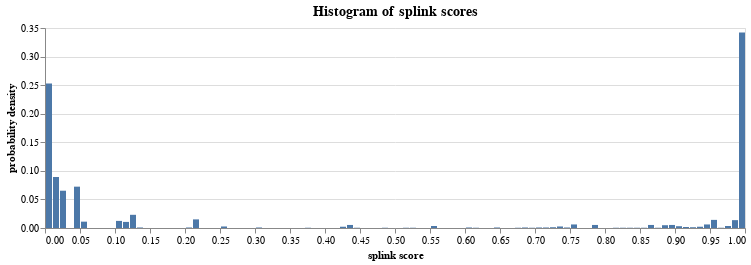

The cell this chart's notebook holds for it:
### Markdown cell above
We can plot a histogram of the splink match probility.  This chart shows that, for the majority of record comparisons, the match score is estimated to be close to 0 or 1.  This indicates that there are few pairs of records where we are unsure whether it's a match or not.

### Code cell
from splink.diagnostics import splink_score_histogram
splink_score_histogram(df_e, spark, 100)

### Figure 1 — Vega-Lite specification as saved in the notebook (floating-point values rounded to 4 significant figures)
{"$schema": "https://vega.github.io/schema/vega-lite/v4.8.1.json", "config": {"title": {"fontSize": 14}, "view": {"continuousHeight": 300, "continuousWidth": 400}}, "data": {"name": "data-1d97dabf0506b8a6531e5293b78b78aa"}, "datasets": {"data-1d97dabf0506b8a6531e5293b78b78aa": [{"binwidth": 0.01, "count_rows": 570, "freqdensity": 57000, "normalised": 0.253, "splink_score_bin_high": 0.01, "splink_score_bin_low": 0}, {"binwidth": 0.01, "count_rows": 201, "freqdensity": 20100, "normalised": 0.08921, "splink_score_bin_high": 0.02, "splink_score_bin_low": 0.01}, {"binwidth": 0.01, "count_rows": 147, "freqdensity": 14700.0, "normalised": 0.06525, "splink_score_bin_high": 0.03, "splink_score_bin_low": 0.02}, {"binwidth": 0.01, "count_rows": 0, "freqdensity": 0, "normalised": 0, "splink_score_bin_high": 0.04, "splink_score_bin_low": 0.03}, {"binwidth": 0.01, "count_rows": 163, "freqdensity": 16300.0, "normalised": 0.07235, "splink_score_bin_high": 0.05, "splink_score_bin_low": 0.04}, {"binwidth": 0.01, "count_rows": 25, "freqdensity": 2500.0, "normalised": 0.0111, "splink_score_bin_high": 0.06, "splink_score_bin_low": 0.05}, {"binwidth": 0.01, "count_rows": 0, "freqdensity": 0, "normalised": 0, "splink_score_bin_high": 0.07, "splink_score_bin_low": 0.06}, {"binwidth": 0.01, "count_rows": 0, "freqdensity": 0, "normalised": 0, "splink_score_bin_high": 0.08, "splink_score_bin_low": 0.07}, {"binwidth": 0.01, "count_rows": 0, "freqdensity": 0, "normalised": 0, "splink_score_bin_high": 0.09, "splink_score_bin_low": 0.08}, {"binwidth": 0.01, "count_rows": 0, "freqdensity": 0, "normalised": 0, "splink_score_bin_high": 0.1, "splink_score_bin_low": 0.09}, {"binwidth": 0.01, "count_rows": 28, "freqdensity": 2800.0, "normalised": 0.01243, "splink_score_bin_high": 0.11, "splink_score_bin_low": 0.1}, {"binwidth": 0.01, "count_rows": 24, "freqdensity": 2400.0, "normalised": 0.01065, "splink_score_bin_high": 0.12, "splink_score_bin_low": 0.11}, {"binwidth": 0.01, "count_rows": 52, "freqdensity": 5200.0, "normalised": 0.02308, "splink_score_bin_high": 0.13, "splink_score_bin_low": 0.12}, {"binwidth": 0.01, "count_rows": 2, "freqdensity": 200.0, "normalised": 0.0008877, "splink_score_bin_high": 0.14, "splink_score_bin_low": 0.13}, {"binwidth": 0.01, "count_rows": 0, "freqdensity": 0, "normalised": 0, "splink_score_bin_high": 0.15, "splink_score_bin_low": 0.14}, {"binwidth": 0.01, "count_rows": 0, "freqdensity": 0, "normalised": 0, "splink_score_bin_high": 0.16, "splink_score_bin_low": 0.15}, {"binwidth": 0.01, "count_rows": 0, "freqdensity": 0, "normalised": 0, "splink_score_bin_high": 0.17, "splink_score_bin_low": 0.16}, {"binwidth": 0.01, "count_rows": 0, "freqdensity": 0, "normalised": 0, "splink_score_bin_high": 0.18, "splink_score_bin_low": 0.17}, {"binwidth": 0.01, "count_rows": 0, "freqdensity": 0, "normalised": 0, "splink_score_bin_high": 0.19, "splink_score_bin_low": 0.18}, {"binwidth": 0.01, "count_rows": 0, "freqdensity": 0, "normalised": 0, "splink_score_bin_high": 0.2, "splink_score_bin_low": 0.19}, {"binwidth": 0.01, "count_rows": 2, "freqdensity": 200.0, "normalised": 0.0008877, "splink_score_bin_high": 0.21, "splink_score_bin_low": 0.2}, {"binwidth": 0.01, "count_rows": 34, "freqdensity": 3400.0, "normalised": 0.01509, "splink_score_bin_high": 0.22, "splink_score_bin_low": 0.21}, {"binwidth": 0.01, "count_rows": 0, "freqdensity": 0, "normalised": 0, "splink_score_bin_high": 0.23, "splink_score_bin_low": 0.22}, {"binwidth": 0.01, "count_rows": 0, "freqdensity": 0, "normalised": 0, "splink_score_bin_high": 0.24, "splink_score_bin_low": 0.23}, {"binwidth": 0.01, "count_rows": 0, "freqdensity": 0, "normalised": 0, "splink_score_bin_high": 0.25, "splink_score_bin_low": 0.24}, {"binwidth": 0.01, "count_rows": 6, "freqdensity": 600.0, "normalised": 0.002663, "splink_score_bin_high": 0.26, "splink_score_bin_low": 0.25}, {"binwidth": 0.01, "count_rows": 0, "freqdensity": 0, "normalised": 0, "splink_score_bin_high": 0.27, "splink_score_bin_low": 0.26}, {"binwidth": 0.01, "count_rows": 0, "freqdensity": 0, "normalised": 0, "splink_score_bin_high": 0.28, "splink_score_bin_low": 0.27}, {"binwidth": 0.01, "count_rows": 0, "freqdensity": 0, "normalised": 0, "splink_score_bin_high": 0.29, "splink_score_bin_low": 0.28}, {"binwidth": 0.01, "count_rows": 0, "freqdensity": 0, "normalised": 0, "splink_score_bin_high": 0.3, "splink_score_bin_low": 0.29}, {"binwidth": 0.01, "count_rows": 2, "freqdensity": 200.0, "normalised": 0.0008877, "splink_score_bin_high": 0.31, "splink_score_bin_low": 0.3}, {"binwidth": 0.01, "count_rows": 0, "freqdensity": 0, "normalised": 0, "splink_score_bin_high": 0.32, "splink_score_bin_low": 0.31}, {"binwidth": 0.01, "count_rows": 0, "freqdensity": 0, "normalised": 0, "splink_score_bin_high": 0.33, "splink_score_bin_low": 0.32}, {"binwidth": 0.01, "count_rows": 0, "freqdensity": 0, "normalised": 0, "splink_score_bin_high": 0.34, "splink_score_bin_low": 0.33}, {"binwidth": 0.01, "count_rows": 0, "freqdensity": 0, "normalised": 0, "splink_score_bin_high": 0.35, "splink_score_bin_low": 0.34}, {"binwidth": 0.01, "count_rows": 0, "freqdensity": 0, "normalised": 0, "splink_score_bin_high": 0.36, "splink_score_bin_low": 0.35}, {"binwidth": 0.01, "count_rows": 0, "freqdensity": 0, "normalised": 0, "splink_score_bin_high": 0.37, "splink_score_bin_low": 0.36}, {"binwidth": 0.01, "count_rows": 1, "freqdensity": 100.0, "normalised": 0.0004439, "splink_score_bin_high": 0.38, "splink_score_bin_low": 0.37}, {"binwidth": 0.01, "count_rows": 0, "freqdensity": 0, "normalised": 0, "splink_score_bin_high": 0.39, "splink_score_bin_low": 0.38}, {"binwidth": 0.01, "count_rows": 0, "freqdensity": 0, "normalised": 0, "splink_score_bin_high": 0.4, "splink_score_bin_low": 0.39}, {"binwidth": 0.01, "count_rows": 0, "freqdensity": 0, "normalised": 0, "splink_score_bin_high": 0.41, "splink_score_bin_low": 0.4}, {"binwidth": 0.01, "count_rows": 0, "freqdensity": 0, "normalised": 0, "splink_score_bin_high": 0.42, "splink_score_bin_low": 0.41}, {"binwidth": 0.01, "count_rows": 5, "freqdensity": 500.0, "normalised": 0.002219, "splink_score_bin_high": 0.43, "splink_score_bin_low": 0.42}, {"binwidth": 0.01, "count_rows": 12, "freqdensity": 1200.0, "normalised": 0.005326, "splink_score_bin_high": 0.44, "splink_score_bin_low": 0.43}, {"binwidth": 0.01, "count_rows": 1, "freqdensity": 100.0, "normalised": 0.0004439, "splink_score_bin_high": 0.45, "splink_score_bin_low": 0.44}, {"binwidth": 0.01, "count_rows": 0, "freqdensity": 0, "normalised": 0, "splink_score_bin_high": 0.46, "splink_score_bin_low": 0.45}, {"binwidth": 0.01, "count_rows": 0, "freqdensity": 0, "normalised": 0, "splink_score_bin_high": 0.47, "splink_score_bin_low": 0.46}, {"binwidth": 0.01, "count_rows": 0, "freqdensity": 0, "normalised": 0, "splink_score_bin_high": 0.48, "splink_score_bin_low": 0.47}, {"binwidth": 0.01, "count_rows": 1, "freqdensity": 100.0, "normalised": 0.0004439, "splink_score_bin_high": 0.49, "splink_score_bin_low": 0.48}, {"binwidth": 0.01, "count_rows": 0, "freqdensity": 0, "normalised": 0, "splink_score_bin_high": 0.5, "splink_score_bin_low": 0.49}, {"binwidth": 0.01, "count_rows": 0, "freqdensity": 0, "normalised": 0, "splink_score_bin_high": 0.51, "splink_score_bin_low": 0.5}, {"binwidth": 0.01, "count_rows": 1, "freqdensity": 100.0, "normalised": 0.0004439, "splink_score_bin_high": 0.52, "splink_score_bin_low": 0.51}, {"binwidth": 0.01, "count_rows": 1, "freqdensity": 100.0, "normalised": 0.0004439, "splink_score_bin_high": 0.53, "splink_score_bin_low": 0.52}, {"binwidth": 0.01, "count_rows": 0, "freqdensity": 0, "normalised": 0, "splink_score_bin_high": 0.54, "splink_score_bin_low": 0.53}, {"binwidth": 0.01, "count_rows": 0, "freqdensity": 0, "normalised": 0, "splink_score_bin_high": 0.55, "splink_score_bin_low": 0.54}, {"binwidth": 0.01, "count_rows": 8, "freqdensity": 800.0, "normalised": 0.003551, "splink_score_bin_high": 0.56, "splink_score_bin_low": 0.55}, {"binwidth": 0.01, "count_rows": 0, "freqdensity": 0, "normalised": 0, "splink_score_bin_high": 0.57, "splink_score_bin_low": 0.56}, {"binwidth": 0.01, "count_rows": 0, "freqdensity": 0, "normalised": 0, "splink_score_bin_high": 0.58, "splink_score_bin_low": 0.57}, {"binwidth": 0.01, "count_rows": 0, "freqdensity": 0, "normalised": 0, "splink_score_bin_high": 0.59, "splink_score_bin_low": 0.58}, {"binwidth": 0.01, "count_rows": 0, "freqdensity": 0, "normalised": 0, "splink_score_bin_high": 0.6, "splink_score_bin_low": 0.59}, {"binwidth": 0.01, "count_rows": 2, "freqdensity": 200.0, "normalised": 0.0008877, "splink_score_bin_high": 0.61, "splink_score_bin_low": 0.6}, {"binwidth": 0.01, "count_rows": 1, "freqdensity": 100.0, "normalised": 0.0004439, "splink_score_bin_high": 0.62, "splink_score_bin_low": 0.61}, {"binwidth": 0.01, "count_rows": 0, "freqdensity": 0, "normalised": 0, "splink_score_bin_high": 0.63, "splink_score_bin_low": 0.62}, {"binwidth": 0.01, "count_rows": 0, "freqdensity": 0, "normalised": 0, "splink_score_bin_high": 0.64, "splink_score_bin_low": 0.63}, {"binwidth": 0.01, "count_rows": 2, "freqdensity": 200.0, "normalised": 0.0008877, "splink_score_bin_high": 0.65, "splink_score_bin_low": 0.64}, {"binwidth": 0.01, "count_rows": 0, "freqdensity": 0, "normalised": 0, "splink_score_bin_high": 0.66, "splink_score_bin_low": 0.65}, {"binwidth": 0.01, "count_rows": 0, "freqdensity": 0, "normalised": 0, "splink_score_bin_high": 0.67, "splink_score_bin_low": 0.66}, {"binwidth": 0.01, "count_rows": 1, "freqdensity": 100.0, "normalised": 0.0004439, "splink_score_bin_high": 0.68, "splink_score_bin_low": 0.67}, {"binwidth": 0.01, "count_rows": 2, "freqdensity": 200.0, "normalised": 0.0008877, "splink_score_bin_high": 0.69, "splink_score_bin_low": 0.68}, {"binwidth": 0.01, "count_rows": 1, "freqdensity": 100.0, "normalised": 0.0004439, "splink_score_bin_high": 0.7, "splink_score_bin_low": 0.69}, {"binwidth": 0.01, "count_rows": 2, "freqdensity": 200.0, "normalised": 0.0008877, "splink_score_bin_high": 0.71, "splink_score_bin_low": 0.7}, {"binwidth": 0.01, "count_rows": 2, "freqdensity": 200.0, "normalised": 0.0008877, "splink_score_bin_high": 0.72, "splink_score_bin_low": 0.71}, {"binwidth": 0.01, "count_rows": 3, "freqdensity": 300.0, "normalised": 0.001332, "splink_score_bin_high": 0.73, "splink_score_bin_low": 0.72}, {"binwidth": 0.01, "count_rows": 6, "freqdensity": 600.0, "normalised": 0.002663, "splink_score_bin_high": 0.74, "splink_score_bin_low": 0.73}, {"binwidth": 0.01, "count_rows": 2, "freqdensity": 200.0, "normalised": 0.0008877, "splink_score_bin_high": 0.75, "splink_score_bin_low": 0.74}, {"binwidth": 0.01, "count_rows": 14, "freqdensity": 1400.0, "normalised": 0.006214, "splink_score_bin_high": 0.76, "splink_score_bin_low": 0.75}, {"binwidth": 0.01, "count_rows": 0, "freqdensity": 0, "normalised": 0, "splink_score_bin_high": 0.77, "splink_score_bin_low": 0.76}, {"binwidth": 0.01, "count_rows": 0, "freqdensity": 0, "normalised": 0, "splink_score_bin_high": 0.78, "splink_score_bin_low": 0.77}, {"binwidth": 0.01, "count_rows": 12, "freqdensity": 1200.0, "normalised": 0.005326, "splink_score_bin_high": 0.79, "splink_score_bin_low": 0.78}, {"binwidth": 0.01, "count_rows": 0, "freqdensity": 0, "normalised": 0, "splink_score_bin_high": 0.8, "splink_score_bin_low": 0.79}, {"binwidth": 0.01, "count_rows": 0, "freqdensity": 0, "normalised": 0, "splink_score_bin_high": 0.81, "splink_score_bin_low": 0.8}, {"binwidth": 0.01, "count_rows": 1, "freqdensity": 100.0, "normalised": 0.0004439, "splink_score_bin_high": 0.82, "splink_score_bin_low": 0.81}, {"binwidth": 0.01, "count_rows": 1, "freqdensity": 100.0, "normalised": 0.0004439, "splink_score_bin_high": 0.83, "splink_score_bin_low": 0.82}, {"binwidth": 0.01, "count_rows": 1, "freqdensity": 100.0, "normalised": 0.0004439, "splink_score_bin_high": 0.84, "splink_score_bin_low": 0.83}, {"binwidth": 0.01, "count_rows": 1, "freqdensity": 100.0, "normalised": 0.0004439, "splink_score_bin_high": 0.85, "splink_score_bin_low": 0.84}, {"binwidth": 0.01, "count_rows": 1, "freqdensity": 100.0, "normalised": 0.0004439, "splink_score_bin_high": 0.86, "splink_score_bin_low": 0.85}, {"binwidth": 0.01, "count_rows": 12, "freqdensity": 1200.0, "normalised": 0.005326, "splink_score_bin_high": 0.87, "splink_score_bin_low": 0.86}, {"binwidth": 0.01, "count_rows": 1, "freqdensity": 100.0, "normalised": 0.0004439, "splink_score_bin_high": 0.88, "splink_score_bin_low": 0.87}, {"binwidth": 0.01, "count_rows": 11, "freqdensity": 1100.0, "normalised": 0.004882, "splink_score_bin_high": 0.89, "splink_score_bin_low": 0.88}, {"binwidth": 0.01, "count_rows": 12, "freqdensity": 1200.0, "normalised": 0.005326, "splink_score_bin_high": 0.9, "splink_score_bin_low": 0.89}, {"binwidth": 0.01, "count_rows": 7, "freqdensity": 700.0, "normalised": 0.003107, "splink_score_bin_high": 0.91, "splink_score_bin_low": 0.9}, {"binwidth": 0.01, "count_rows": 4, "freqdensity": 400.0, "normalised": 0.001775, "splink_score_bin_high": 0.92, "splink_score_bin_low": 0.91}, {"binwidth": 0.01, "count_rows": 3, "freqdensity": 300.0, "normalised": 0.001332, "splink_score_bin_high": 0.93, "splink_score_bin_low": 0.92}, {"binwidth": 0.01, "count_rows": 5, "freqdensity": 500.0, "normalised": 0.002219, "splink_score_bin_high": 0.94, "splink_score_bin_low": 0.93}, {"binwidth": 0.01, "count_rows": 14, "freqdensity": 1400.0, "normalised": 0.006214, "splink_score_bin_high": 0.95, "splink_score_bin_low": 0.94}, {"binwidth": 0.01, "count_rows": 32, "freqdensity": 3200.0, "normalised": 0.0142, "splink_score_bin_high": 0.96, "splink_score_bin_low": 0.95}, {"binwidth": 0.01, "count_rows": 1, "freqdensity": 100.0, "normalised": 0.0004439, "splink_score_bin_high": 0.97, "splink_score_bin_low": 0.96}, {"binwidth": 0.01, "count_rows": 8, "freqdensity": 800.0, "normalised": 0.003551, "splink_score_bin_high": 0.98, "splink_score_bin_low": 0.97}, {"binwidth": 0.01, "count_rows": 31, "freqdensity": 3100.0, "normalised": 0.01376, "splink_score_bin_high": 0.99, "splink_score_bin_low": 0.98}, {"binwidth": 0.01, "count_rows": 771, "freqdensity": 77100.0, "normalised": 0.3422, "splink_score_bin_high": 1, "splink_score_bin_low": 0.99}]}, "encoding": {"tooltip": [{"field": "count_rows", "title": "count", "type": "quantitative"}], "x": {"axis": {"title": "splink score"}, "bin": "binned", "field": "splink_score_bin_low", "type": "quantitative"}, "x2": {"field": "splink_score_bin_high"}, "y": {"axis": {"title": "probability density"}, "field": "normalised", "type": "quantitative"}}, "height": 200, "mark": "bar", "title": "Histogram of splink scores", "width": 700}
